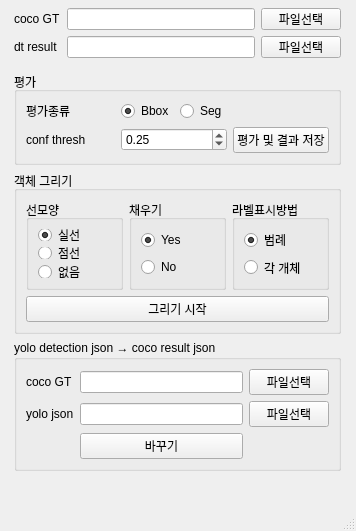
<?xml version="1.0" encoding="UTF-8"?>
<ui version="4.0">
 <class>MainWindow</class>
 <widget class="QMainWindow" name="MainWindow">
  <property name="geometry">
   <rect>
    <x>0</x>
    <y>0</y>
    <width>356</width>
    <height>531</height>
   </rect>
  </property>
  <property name="windowTitle">
   <string>MainWindow</string>
  </property>
  <widget class="QWidget" name="centralwidget">
   <widget class="QFrame" name="formFrame">
    <property name="geometry">
     <rect>
      <x>-1</x>
      <y>-1</y>
      <width>351</width>
      <height>481</height>
     </rect>
    </property>
    <layout class="QFormLayout" name="formLayout">
     <item row="2" column="1">
      <widget class="QGroupBox" name="gridGroupBox_3">
       <property name="title">
        <string>객체 그리기</string>
       </property>
       <layout class="QGridLayout" name="gridLayout_3">
        <item row="0" column="2">
         <layout class="QGridLayout" name="gridLayout_2">
          <item row="0" column="1">
           <widget class="QGroupBox" name="gridGroupBox_42">
            <property name="title">
             <string>채우기</string>
            </property>
            <layout class="QGridLayout" name="gridLayout_4">
             <item row="1" column="0">
              <widget class="QRadioButton" name="fill_no">
               <property name="text">
                <string>No</string>
               </property>
              </widget>
             </item>
             <item row="0" column="0">
              <widget class="QRadioButton" name="fill_yes">
               <property name="text">
                <string>Yes</string>
               </property>
               <property name="checked">
                <bool>true</bool>
               </property>
              </widget>
             </item>
            </layout>
           </widget>
          </item>
          <item row="0" column="0">
           <widget class="QGroupBox" name="gridGroupBox_4">
            <property name="title">
             <string>선모양</string>
            </property>
            <layout class="QGridLayout" name="gridLayout_5">
             <item row="2" column="0">
              <widget class="QRadioButton" name="line_dot">
               <property name="text">
                <string>점선</string>
               </property>
              </widget>
             </item>
             <item row="3" column="0">
              <widget class="QRadioButton" name="line_no">
               <property name="text">
                <string>없음</string>
               </property>
              </widget>
             </item>
             <item row="1" column="0">
              <widget class="QRadioButton" name="line_solid">
               <property name="text">
                <string>실선</string>
               </property>
               <property name="checked">
                <bool>true</bool>
               </property>
              </widget>
             </item>
            </layout>
           </widget>
          </item>
          <item row="0" column="2">
           <widget class="QGroupBox" name="gridGroupBox_41">
            <property name="title">
             <string>라벨표시방법</string>
            </property>
            <layout class="QGridLayout" name="gridLayout_6">
             <item row="1" column="0">
              <widget class="QRadioButton" name="each_object">
               <property name="text">
                <string>각 개체</string>
               </property>
              </widget>
             </item>
             <item row="0" column="0">
              <widget class="QRadioButton" name="legend">
               <property name="text">
                <string>범례</string>
               </property>
               <property name="checked">
                <bool>true</bool>
               </property>
              </widget>
             </item>
            </layout>
           </widget>
          </item>
         </layout>
        </item>
        <item row="1" column="2">
         <widget class="QPushButton" name="draw_btn">
          <property name="text">
           <string>그리기 시작</string>
          </property>
         </widget>
        </item>
       </layout>
      </widget>
     </item>
     <item row="4" column="1">
      <widget class="QGroupBox" name="gridGroupBox_2">
       <property name="title">
        <string>yolo detection json → coco result json</string>
       </property>
       <layout class="QGridLayout" name="gridLayout_7">
        <item row="1" column="0">
         <widget class="QLabel" name="label_3">
          <property name="text">
           <string>yolo json</string>
          </property>
         </widget>
        </item>
        <item row="0" column="1">
         <widget class="QLineEdit" name="cvt_gt_path"/>
        </item>
        <item row="1" column="1">
         <widget class="QLineEdit" name="yolo_json_path"/>
        </item>
        <item row="0" column="2">
         <widget class="QPushButton" name="sel_cvt_gt_path">
          <property name="text">
           <string>파일선택</string>
          </property>
         </widget>
        </item>
        <item row="0" column="0">
         <widget class="QLabel" name="label_4">
          <property name="text">
           <string>coco GT</string>
          </property>
         </widget>
        </item>
        <item row="1" column="2">
         <widget class="QPushButton" name="sel_yolo_json">
          <property name="text">
           <string>파일선택</string>
          </property>
         </widget>
        </item>
        <item row="2" column="1">
         <widget class="QPushButton" name="cvt_btn">
          <property name="text">
           <string>바꾸기</string>
          </property>
         </widget>
        </item>
       </layout>
      </widget>
     </item>
     <item row="0" column="1">
      <layout class="QGridLayout" name="gridLayout_9">
       <item row="0" column="0">
        <widget class="QLabel" name="label">
         <property name="text">
          <string>coco GT</string>
         </property>
        </widget>
       </item>
       <item row="0" column="2">
        <widget class="QPushButton" name="sel_gt">
         <property name="text">
          <string>파일선택</string>
         </property>
        </widget>
       </item>
       <item row="0" column="1">
        <widget class="QLineEdit" name="eval_gt_path"/>
       </item>
       <item row="1" column="0">
        <widget class="QLabel" name="label_2">
         <property name="text">
          <string>dt result</string>
         </property>
        </widget>
       </item>
       <item row="1" column="1">
        <widget class="QLineEdit" name="eval_dt_path"/>
       </item>
       <item row="1" column="2">
        <widget class="QPushButton" name="sel_dt">
         <property name="text">
          <string>파일선택</string>
         </property>
        </widget>
       </item>
      </layout>
     </item>
     <item row="1" column="1">
      <widget class="QGroupBox" name="gridGroupBox">
       <property name="title">
        <string>평가</string>
       </property>
       <layout class="QGridLayout" name="gridLayout">
        <item row="4" column="2">
         <widget class="QPushButton" name="eval_btn">
          <property name="text">
           <string>평가 및 결과 저장</string>
          </property>
         </widget>
        </item>
        <item row="4" column="0">
         <widget class="QLabel" name="label_5">
          <property name="text">
           <string>conf thresh</string>
          </property>
         </widget>
        </item>
        <item row="3" column="0">
         <widget class="QLabel" name="label_6">
          <property name="text">
           <string>평가종류</string>
          </property>
         </widget>
        </item>
        <item row="3" column="1">
         <layout class="QGridLayout" name="gridLayout_8">
          <item row="0" column="0">
           <widget class="QRadioButton" name="bbox">
            <property name="text">
             <string>Bbox</string>
            </property>
            <property name="checked">
             <bool>true</bool>
            </property>
           </widget>
          </item>
          <item row="0" column="1">
           <widget class="QRadioButton" name="segm">
            <property name="text">
             <string>Seg</string>
            </property>
           </widget>
          </item>
         </layout>
        </item>
        <item row="4" column="1">
         <widget class="QDoubleSpinBox" name="conf_thresh">
          <property name="minimum">
           <double>0.010000000000000</double>
          </property>
          <property name="singleStep">
           <double>0.010000000000000</double>
          </property>
          <property name="value">
           <double>0.250000000000000</double>
          </property>
         </widget>
        </item>
       </layout>
      </widget>
     </item>
    </layout>
   </widget>
  </widget>
  <widget class="QMenuBar" name="menubar">
   <property name="geometry">
    <rect>
     <x>0</x>
     <y>0</y>
     <width>356</width>
     <height>22</height>
    </rect>
   </property>
  </widget>
  <widget class="QStatusBar" name="statusbar"/>
 </widget>
 <resources/>
 <connections/>
</ui>
